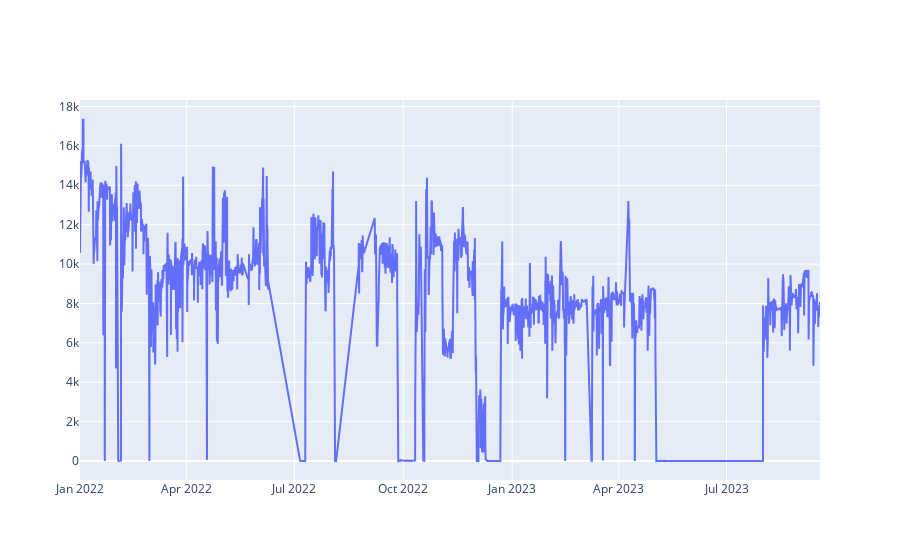

This figure's notebook cell:
### Code cell
# visualize the distribution of the target variable using plotly
fig = go.Figure()
fig.add_trace(go.Scatter(x=y.index, y=y, mode='lines', name='target'))
fig.show()

### Figure 1 — Plotly figure (JSON) as saved in the notebook; plotly's stock layout.template omitted (floating-point values rounded to 4 significant figures; data arrays with more than 128 entries replaced by an {"elided": "..."} marker saying what was removed)
{"data": [{"mode": "lines", "name": "target", "type": "scatter", "x": {"elided": "11451 str values"}, "y": {"elided": "11451 float values"}}], "layout": {}}
